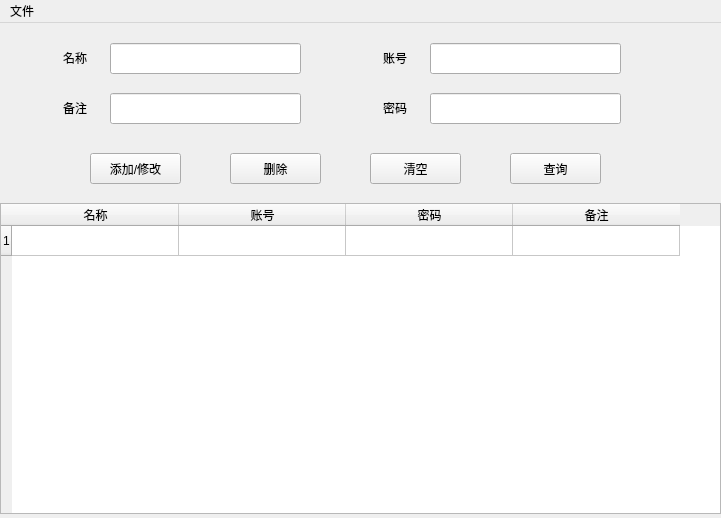
<?xml version="1.0" encoding="UTF-8"?>
<ui version="4.0">
 <class>MainWindow</class>
 <widget class="QMainWindow" name="MainWindow">
  <property name="geometry">
   <rect>
    <x>0</x>
    <y>0</y>
    <width>721</width>
    <height>518</height>
   </rect>
  </property>
  <property name="minimumSize">
   <size>
    <width>721</width>
    <height>518</height>
   </size>
  </property>
  <property name="maximumSize">
   <size>
    <width>721</width>
    <height>518</height>
   </size>
  </property>
  <property name="windowTitle">
   <string>MainWindow</string>
  </property>
  <property name="windowIcon">
   <iconset>
    <normaloff>../img/safe.png</normaloff>../img/safe.png</iconset>
  </property>
  <widget class="QWidget" name="centralwidget">
   <widget class="QLabel" name="labelname">
    <property name="geometry">
     <rect>
      <x>50</x>
      <y>20</y>
      <width>50</width>
      <height>30</height>
     </rect>
    </property>
    <property name="focusPolicy">
     <enum>Qt::NoFocus</enum>
    </property>
    <property name="text">
     <string>名称</string>
    </property>
    <property name="textFormat">
     <enum>Qt::AutoText</enum>
    </property>
    <property name="alignment">
     <set>Qt::AlignCenter</set>
    </property>
   </widget>
   <widget class="QLabel" name="labelaccount">
    <property name="geometry">
     <rect>
      <x>370</x>
      <y>20</y>
      <width>50</width>
      <height>30</height>
     </rect>
    </property>
    <property name="text">
     <string>账号</string>
    </property>
    <property name="alignment">
     <set>Qt::AlignCenter</set>
    </property>
   </widget>
   <widget class="QLabel" name="labelpassword">
    <property name="geometry">
     <rect>
      <x>370</x>
      <y>70</y>
      <width>50</width>
      <height>30</height>
     </rect>
    </property>
    <property name="text">
     <string>密码</string>
    </property>
    <property name="alignment">
     <set>Qt::AlignCenter</set>
    </property>
   </widget>
   <widget class="QLabel" name="labelremarks">
    <property name="geometry">
     <rect>
      <x>50</x>
      <y>70</y>
      <width>50</width>
      <height>30</height>
     </rect>
    </property>
    <property name="text">
     <string>备注</string>
    </property>
    <property name="alignment">
     <set>Qt::AlignCenter</set>
    </property>
   </widget>
   <widget class="QPushButton" name="pushButtonclear">
    <property name="geometry">
     <rect>
      <x>370</x>
      <y>130</y>
      <width>91</width>
      <height>31</height>
     </rect>
    </property>
    <property name="text">
     <string>清空</string>
    </property>
   </widget>
   <widget class="QPushButton" name="pushButtonmodify">
    <property name="geometry">
     <rect>
      <x>90</x>
      <y>130</y>
      <width>91</width>
      <height>31</height>
     </rect>
    </property>
    <property name="text">
     <string>添加/修改</string>
    </property>
   </widget>
   <widget class="QPushButton" name="pushButtondelete">
    <property name="geometry">
     <rect>
      <x>230</x>
      <y>130</y>
      <width>91</width>
      <height>31</height>
     </rect>
    </property>
    <property name="text">
     <string>删除</string>
    </property>
   </widget>
   <widget class="QPushButton" name="pushButtonquery">
    <property name="geometry">
     <rect>
      <x>510</x>
      <y>130</y>
      <width>91</width>
      <height>31</height>
     </rect>
    </property>
    <property name="text">
     <string>查询</string>
    </property>
   </widget>
   <widget class="QLineEdit" name="lineEditname">
    <property name="geometry">
     <rect>
      <x>110</x>
      <y>20</y>
      <width>191</width>
      <height>31</height>
     </rect>
    </property>
   </widget>
   <widget class="QLineEdit" name="lineEditaccount">
    <property name="geometry">
     <rect>
      <x>430</x>
      <y>20</y>
      <width>191</width>
      <height>31</height>
     </rect>
    </property>
   </widget>
   <widget class="QLineEdit" name="lineEditpassword">
    <property name="geometry">
     <rect>
      <x>430</x>
      <y>70</y>
      <width>191</width>
      <height>31</height>
     </rect>
    </property>
    <property name="clearButtonEnabled">
     <bool>false</bool>
    </property>
   </widget>
   <widget class="QLineEdit" name="lineEditremarks">
    <property name="geometry">
     <rect>
      <x>110</x>
      <y>70</y>
      <width>191</width>
      <height>31</height>
     </rect>
    </property>
   </widget>
   <widget class="QTableWidget" name="tableWidget">
    <property name="geometry">
     <rect>
      <x>0</x>
      <y>180</y>
      <width>721</width>
      <height>311</height>
     </rect>
    </property>
    <property name="sortingEnabled">
     <bool>false</bool>
    </property>
    <property name="columnCount">
     <number>4</number>
    </property>
    <attribute name="horizontalHeaderMinimumSectionSize">
     <number>50</number>
    </attribute>
    <attribute name="horizontalHeaderDefaultSectionSize">
     <number>167</number>
    </attribute>
    <attribute name="horizontalHeaderShowSortIndicator" stdset="0">
     <bool>false</bool>
    </attribute>
    <attribute name="verticalHeaderVisible">
     <bool>true</bool>
    </attribute>
    <attribute name="verticalHeaderDefaultSectionSize">
     <number>30</number>
    </attribute>
    <row>
     <property name="text">
      <string>1</string>
     </property>
    </row>
    <column>
     <property name="text">
      <string>名称</string>
     </property>
    </column>
    <column>
     <property name="text">
      <string>账号</string>
     </property>
    </column>
    <column>
     <property name="text">
      <string>密码</string>
     </property>
    </column>
    <column>
     <property name="text">
      <string>备注</string>
     </property>
    </column>
   </widget>
   <widget class="QLineEdit" name="lineEdituuid">
    <property name="enabled">
     <bool>false</bool>
    </property>
    <property name="geometry">
     <rect>
      <x>700</x>
      <y>-20</y>
      <width>10</width>
      <height>10</height>
     </rect>
    </property>
    <property name="readOnly">
     <bool>false</bool>
    </property>
    <property name="clearButtonEnabled">
     <bool>false</bool>
    </property>
   </widget>
  </widget>
  <widget class="QMenuBar" name="menuBar">
   <property name="geometry">
    <rect>
     <x>0</x>
     <y>0</y>
     <width>721</width>
     <height>26</height>
    </rect>
   </property>
   <widget class="QMenu" name="menu">
    <property name="title">
     <string>文件</string>
    </property>
    <widget class="QMenu" name="submenu1">
     <property name="title">
      <string>导入</string>
     </property>
     <addaction name="importtxt"/>
     <addaction name="importxls"/>
    </widget>
    <widget class="QMenu" name="submenu2">
     <property name="title">
      <string>导出</string>
     </property>
     <addaction name="exporttxt"/>
     <addaction name="exportxls"/>
    </widget>
    <addaction name="submenu1"/>
    <addaction name="submenu2"/>
    <addaction name="separator"/>
   </widget>
   <addaction name="menu"/>
  </widget>
  <action name="importtxt">
   <property name="icon">
    <iconset>
     <normaloff>../img/txt.png</normaloff>../img/txt.png</iconset>
   </property>
   <property name="text">
    <string>txt</string>
   </property>
  </action>
  <action name="exporttxt">
   <property name="icon">
    <iconset>
     <normaloff>../img/txt.png</normaloff>../img/txt.png</iconset>
   </property>
   <property name="text">
    <string>txt</string>
   </property>
  </action>
  <action name="exportxls">
   <property name="icon">
    <iconset>
     <normaloff>../img/xls.png</normaloff>../img/xls.png</iconset>
   </property>
   <property name="text">
    <string>xls(x)</string>
   </property>
  </action>
  <action name="importxls">
   <property name="icon">
    <iconset>
     <normaloff>../img/xls.png</normaloff>../img/xls.png</iconset>
   </property>
   <property name="text">
    <string>xls(x)</string>
   </property>
  </action>
  <action name="actiontest">
   <property name="text">
    <string>test</string>
   </property>
  </action>
 </widget>
 <resources/>
 <connections/>
</ui>
